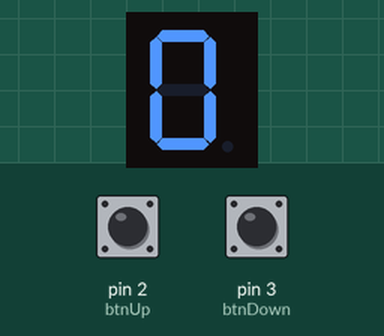
Recording of a sketch running on a simulated Arduino Uno, built with avr-gcc and run on an emulated ATmega328P. Shown: 1-digit seven-segment display. Wiring (inferred from the names in the program): 1-digit 7-segment display, segments lit when LOW: segments pin 7, pin 6, pin 5, pin 11, pin 10, pin 8, pin 9, pin 4. Inputs (shaded band) come from the test bench; at power-on: pin 3 (btnDown) HIGH, pin 2 (btnUp) HIGH. The segment pins are drawn as the display they are named for.

Above: at 1.2 s.
1.3 s: pin 3 (btnDown) pulled LOW for 1 s
At 1.6 s:
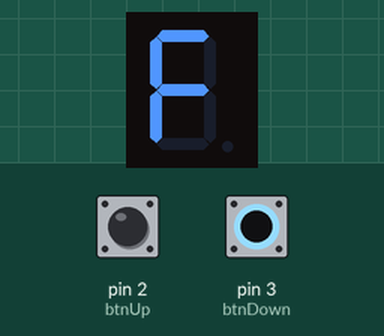
3.8 s: pin 2 (btnUp) pulled LOW for 3.2 s
At 4.1 s:
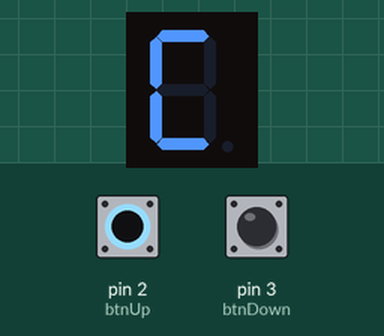
8.5 s: pin 2 (btnUp) pulled LOW for 0.15 s
10.2 s: pin 2 (btnUp) pulled LOW for 1 s
At 10.5 s:
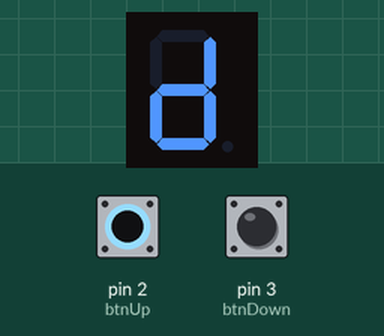
Timing chart, 0 to 13.2 s (numbered marks = the images above; inputs shaded):
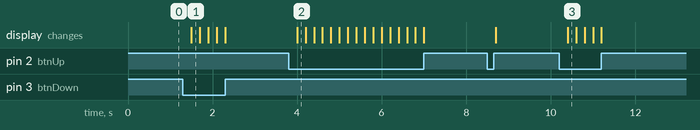

The sketch:

modul2C.ino
```cpp
#include <Arduino.h>

// 7-Segment Common Anode
// Pin mapping segment: a b c d e f g dp
const int segmentPins[8] = {7, 6, 5, 11, 10, 8, 9, 4};

// Pin button
const int btnUp = 2;
const int btnDown = 3;

int currentNumber = 0;

// Pola digit
byte digitPattern[16][8] = {
  {1,1,1,1,1,1,0,0}, //0
  {0,1,1,0,0,0,0,0}, //1
  {1,1,0,1,1,0,1,0}, //2
  {1,1,1,1,0,0,1,0}, //3
  {0,1,1,0,0,1,1,0}, //4
  {1,0,1,1,0,1,1,0}, //5
  {1,0,1,1,1,1,1,0}, //6
  {1,1,1,0,0,0,0,0}, //7
  {1,1,1,1,1,1,1,0}, //8
  {1,1,1,1,0,1,1,0}, //9
  {1,1,1,0,1,1,1,0}, //A
  {0,0,1,1,1,1,1,0}, //b
  {1,0,0,1,1,1,0,0}, //C
  {0,1,1,1,1,0,1,0}, //d
  {1,0,0,1,1,1,1,0}, //E
  {1,0,0,0,1,1,1,0}  //F
};

// Fungsi tampil digit (dibalik untuk CA)
void displayDigit(int num)
{
  for(int i=0; i<8; i++)
  {
    digitalWrite(segmentPins[i], !digitPattern[num][i]);
  }
}

void setup()
{
  // Set segment sebagai output
  for(int i=0; i<8; i++)
  {
    pinMode(segmentPins[i], OUTPUT);
  }

  // Set button
  pinMode(btnUp, INPUT_PULLUP);
  pinMode(btnDown, INPUT_PULLUP);
}

void loop()
{
  // Tombol MAJU
  if(digitalRead(btnUp) == LOW)
  {
    currentNumber++;
    if(currentNumber > 15) currentNumber = 0;
    delay(200); // debounce sederhana
  }

  // Tombol MUNDUR
  if(digitalRead(btnDown) == LOW)
  {
    currentNumber--;
    if(currentNumber < 0) currentNumber = 15;
    delay(200); // debounce sederhana
  }

  displayDigit(currentNumber);
}
```

Measured:
- after the input at 1.3 s, the display: changes after 0.20 s (image 1)
- after the input at 3.8 s, the display: changes after 0.20 s (image 2)
- after the input at 10.2 s, the display: changes after 0.20 s (image 3)
